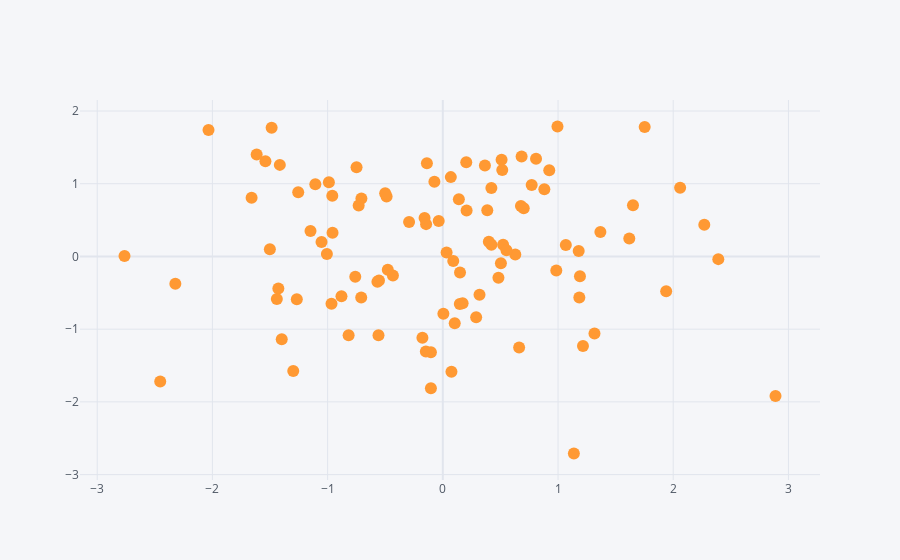

This figure's notebook cell:
### Code cell
df.iplot(kind='scatter',x='A',y='B',mode='markers')
